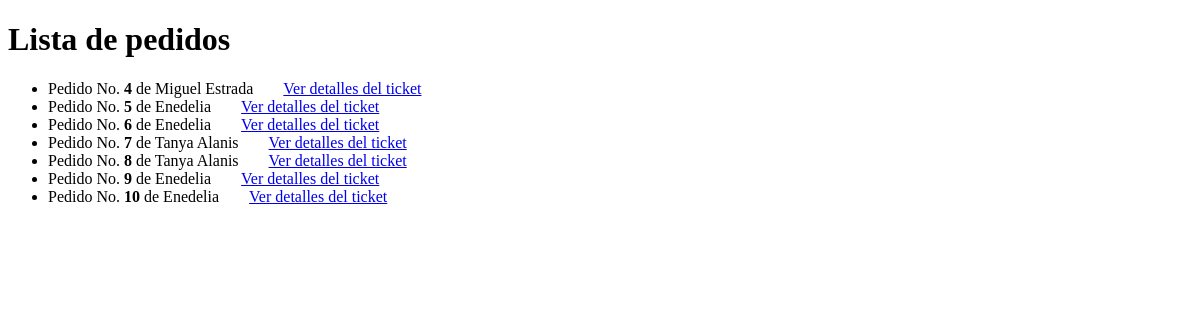
Before: / with the older database file.
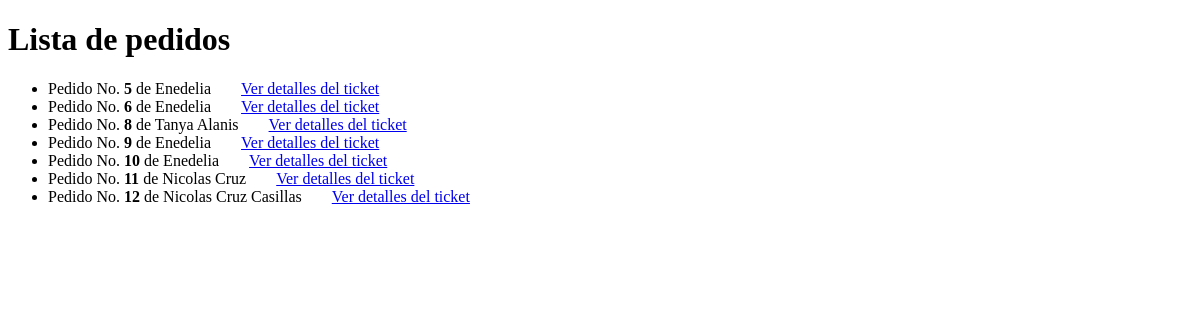
After: the same page with the newer database file.
### tables this page shows
CREATE TABLE pedido (
                pedido INTEGER PRIMARY KEY AUTOINCREMENT,
                cliente TEXT NOT NULL,
                producto TEXT NOT NULL,
                precio REAL);

### server.py (the view)
@app.route('/')
def consultarTickets():
    encabezado_pagina = "Happy Burguer"
    titulo_pagina = "Lista de pedidos"
    try:
        conexion = sqlite3.connect('HappyBurguerBD.db')
        cursor = conexion.cursor()
        cursor.execute("SELECT * FROM pedido")
        pedidos = cursor.fetchall()
        if len(pedidos) > 0:
            return render_template("index.html",
                        encabezado_pagina = encabezado_pagina,
                        titulo_pagina = titulo_pagina,
                        pedidos = pedidos)
        else:
           return render_template('Error.html')
    except (sqlite3.Error, OperationalError) as error:
        return "Error al mostrar los pedidos: {}".format(error)
    finally:
        if conexion:
            cursor.close()
            conexion.close()

### templates/index.html (shortened to what this page needs)
<!DOCTYPE html>
<html>
<head>
</head>
<body>
<h1>{{ titulo_pagina }}</h1>
<ul>
    {% for pedido in pedidos %}
        <li> Pedido No. <strong>{{ pedido[0] }}</strong> de {{pedido[1]}}<a href="pedidos/pedido/{{ pedido[0] }}" style="margin-left: 30px;">Ver detalles del ticket</a></li>
    {% endfor %}
</ul>
</body>
</html>

Changed rows visible on the page:
removed pedido: pedido "4", cliente "Miguel Estrada"
removed pedido: pedido "7", cliente "Tanya Alanis"
added pedido: pedido "11", cliente "Nicolas Cruz"
added pedido: pedido "12", cliente "Nicolas Cruz Casillas"
